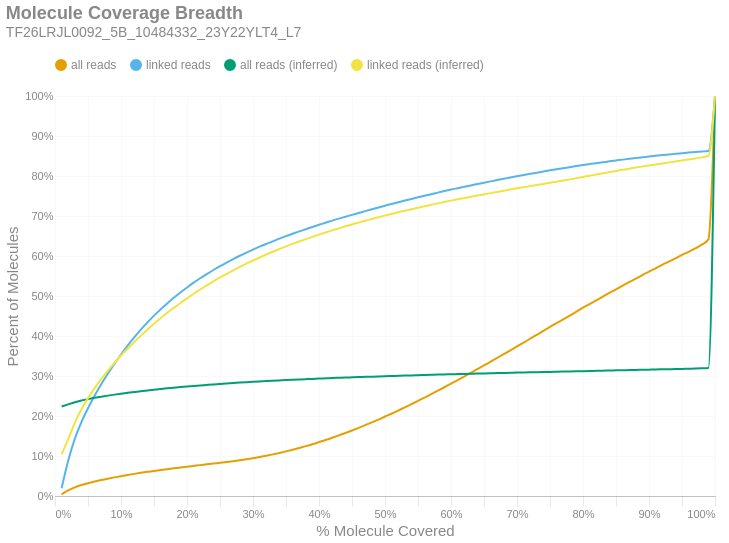

Here is the notebook cell this chart was saved with:
### Markdown cell above
### Molecule Read Coverage
This chart shows molecule coverage breadth as computed by the number of bases aligned to that molecule. In other words, "*how much of each unique long molecule is actually sequenced/aligned?*" Keep in mind there is a distinction between sequences and alignments, since some sequences belonging to a particular molecule may not align well and wouldn't appear in the alignment data. This chart also shows molecule coverage breadth as computed by the *inferred fragment* from which the aligned sequences originate. Unlike read coverage, this calculation takes into account the total insert size, including unsequenced gaps between the forward and reverse reads. Like the previous figures, these are cumulative percents.

### Code cell
if SKIPLR:
    print_html(f"Skipped")
else:
    binned_df = consolidated_hist(valids['coverage_bp'], mask, 0.01, True)
    binned_df_inf = consolidated_hist(valids['coverage_inserts'], mask, 0.01, True)
    binned_df = binned_df.with_columns(pl.lit(binned_df_inf['all reads (cumsum)']).alias('all reads (inferred)'))
    binned_df = binned_df.with_columns(pl.lit(binned_df_inf['linked reads (cumsum)']).alias('linked reads (inferred)'))
    binned_df = binned_df.with_columns(
        (pl.col('bin').cast(pl.Float64) + 0.01).alias('right_edge')
    )

    with SafeRender(binned_df):
        (
            density_plot(binned_df, 'Molecule Coverage Breadth', samplename, 'molcov', ['all reads (inferred)','linked reads (inferred)'])
            .encode(
                #x=alt.X('bin:Q', title="% Molecule Covered").axis(format = '%').scale(padding=0),
                x=alt.X('right_edge:Q', title="% Molecule Covered").axis(format='%').scale(padding=0),
                y=alt.Y('value:Q', title='Percent of Molecules')
                    .axis(format='%')
                    .stack(False)
                    .scale(domainMin=0, padding=0),
                color=alt.Color("key:N").scale(domain = ["all reads", "linked reads", "all reads (inferred)", "linked reads (inferred)"]),
                tooltip = [
                    alt.Tooltip("key:N", title = "Data Type"),
                    alt.Tooltip("range_label:N", title="% Molecule Covered"),
                    alt.Tooltip("value:Q", format = ".2%", title="% Molecules")
                ]
            )
        ).display()

### Figure 1 — Vega-Lite specification as saved in the notebook (floating-point values rounded to 4 significant figures)
{"width": "container", "height": 400, "config": {"title": {"anchor": "start", "dy": -15, "fontSize": 18, "color": "#888888", "subtitleColor": "#888888", "subtitleFontSize": 14}, "arc": {"fill": "#0072B2"}, "axis": {"domainColor": "#888888", "domainWidth": 0.5, "gridWidth": 0.2, "grid": false, "titleFontWeight": 400, "titleFontSize": 15, "labelFontSize": 11, "labelColor": "#888888", "tickColor": "#888888", "tickWidth": 0.2, "titleColor": "#888888"}, "axisBand": {"grid": false}, "axisX": {"grid": true, "tickSize": 10, "domainCap": "round"}, "axisY": {"domain": false, "grid": true, "tickSize": 0, "domainCap": "round"}, "background": "transparent", "header": {"labelFontSize": 15, "labelColor": "#888888", "titleFontSize": 15, "titleFontWeight": 600, "titleColor": "#888888"}, "legend": {"labelFont": "sans-serif", "labelFontSize": 12, "labelColor": "#888888", "symbolSize": 100, "symbolType": "circle", "titleFontSize": 12, "titlePadding": 10, "titleColor": "#888888", "title": null, "orient": "top"}, "range": {"category": ["#E69F00", "#56B4E9", "#009E73", "#F0E442", "#0072B2", "#D55E00", "#CC79A7", "#000000"], "diverging": ["#cfe8f3", "#a2d4ec", "#73bfe2", "#46abdb", "#1696d2", "#12719e"]}, "area": {"fill": "#0072B2", "fillOpacity": 0.7, "line": true, "strokeOpacity": 0.7}, "line": {"color": "#0072B2", "stroke": "#0072B2", "strokeWidth": 2}, "trail": {"color": "#0072B2", "stroke": "#0072B2", "strokeWidth": 0, "size": 1}, "point": {"filled": true, "fillOpacity": 1.0, "size": 95}, "text": {"color": "#888888", "fontSize": 11, "align": "right", "fontWeight": 400, "size": 11}, "bar": {"fill": "#0072B2", "stroke": null}, "view": {"stroke": null, "continuousWidth": 660, "continuousHeight": 400}}, "data": {"name": "data-8baa849e8c79bc5da84a817eef1452cb"}, "mark": {"type": "line", "interpolate": "monotone", "point": {"opacity": 0, "size": 275}}, "encoding": {"color": {"field": "key", "scale": {"domain": ["all reads", "linked reads", "all reads (inferred)", "linked reads (inferred)"]}, "type": "nominal"}, "tooltip": [{"field": "key", "title": "Data Type", "type": "nominal"}, {"field": "range_label", "title": "% Molecule Covered", "type": "nominal"}, {"field": "value", "format": ".2%", "title": "% Molecules", "type": "quantitative"}], "x": {"axis": {"format": "%"}, "field": "right_edge", "scale": {"padding": 0}, "title": "% Molecule Covered", "type": "quantitative"}, "y": {"axis": {"format": "%"}, "field": "value", "scale": {"domainMin": 0, "padding": 0}, "stack": false, "title": "Percent of Molecules", "type": "quantitative"}}, "params": [{"name": "param_c36ac31b6afebe62", "select": {"type": "point", "fields": ["key"]}, "bind": "legend"}], "title": {"text": "Molecule Coverage Breadth", "subtitle": "TF26LRJL0092_5B_10484332_23Y22YLT4_L7"}, "transform": [{"fold": ["all reads (cumsum)", "linked reads (cumsum)", "all reads (inferred)", "linked reads (inferred)"]}, {"calculate": "replace(datum.key, ' (cumsum)', '')", "as": "key"}, {"filter": {"param": "param_c36ac31b6afebe62"}}], "usermeta": {"embedOptions": {"downloadFileName": "TF26LRJL0092_5B_10484332_23Y22YLT4_L7.molcov"}}, "$schema": "https://vega.github.io/schema/vega-lite/v6.4.1.json", "datasets": {"data-8baa849e8c79bc5da84a817eef1452cb": [{"bin": "0.0", "interval": "0.0-0.01", "all reads": 0.004166, "linked reads": 0.01957, "all reads (cumsum)": 0.004166, "linked reads (cumsum)": 0.01957, "range_label": "0.0-0.01", "all reads (inferred)": 0.2236, "linked reads (inferred)": 0.1047, "right_edge": 0.01}, {"bin": "0.01", "interval": "0.01-0.02", "all reads": 0.01003, "linked reads": 0.06884, "all reads (cumsum)": 0.01419, "linked reads (cumsum)": 0.0884, "range_label": "0.01-0.02", "all reads (inferred)": 0.2291, "linked reads (inferred)": 0.1424, "right_edge": 0.02}, {"bin": "0.02", "interval": "0.02-0.03", "all reads": 0.00751, "linked reads": 0.05424, "all reads (cumsum)": 0.0217, "linked reads (cumsum)": 0.1426, "range_label": "0.02-0.03", "all reads (inferred)": 0.2343, "linked reads (inferred)": 0.1829, "right_edge": 0.03}, {"bin": "0.03", "interval": "0.03-0.04", "all reads": 0.005667, "linked reads": 0.04184, "all reads (cumsum)": 0.02737, "linked reads (cumsum)": 0.1845, "range_label": "0.03-0.04", "all reads (inferred)": 0.2385, "linked reads (inferred)": 0.2161, "right_edge": 0.04}, {"bin": "0.04", "interval": "0.04-0.05", "all reads": 0.004658, "linked reads": 0.03478, "all reads (cumsum)": 0.03203, "linked reads (cumsum)": 0.2193, "range_label": "0.04-0.05", "all reads (inferred)": 0.2422, "linked reads (inferred)": 0.2447, "right_edge": 0.05}, {"bin": "0.05", "interval": "0.05-0.06", "all reads": 0.004093, "linked reads": 0.03114, "all reads (cumsum)": 0.03612, "linked reads (cumsum)": 0.2504, "range_label": "0.05-0.06", "all reads (inferred)": 0.2454, "linked reads (inferred)": 0.2698, "right_edge": 0.06}, {"bin": "0.06", "interval": "0.06-0.07", "all reads": 0.003761, "linked reads": 0.02875, "all reads (cumsum)": 0.03988, "linked reads (cumsum)": 0.2792, "range_label": "0.06-0.07", "all reads (inferred)": 0.2483, "linked reads (inferred)": 0.2923, "right_edge": 0.07}, {"bin": "0.07", "interval": "0.07-0.08", "all reads": 0.003433, "linked reads": 0.02647, "all reads (cumsum)": 0.04331, "linked reads (cumsum)": 0.3056, "range_label": "0.07-0.08", "all reads (inferred)": 0.2509, "linked reads (inferred)": 0.313, "right_edge": 0.08}, {"bin": "0.08", "interval": "0.08-0.09", "all reads": 0.003229, "linked reads": 0.02484, "all reads (cumsum)": 0.04654, "linked reads (cumsum)": 0.3305, "range_label": "0.08-0.09", "all reads (inferred)": 0.2534, "linked reads (inferred)": 0.3326, "right_edge": 0.09}, {"bin": "0.09", "interval": "0.09-0.1", "all reads": 0.003057, "linked reads": 0.02335, "all reads (cumsum)": 0.0496, "linked reads (cumsum)": 0.3538, "range_label": "0.09-0.1", "all reads (inferred)": 0.2558, "linked reads (inferred)": 0.3511, "right_edge": 0.1}, {"bin": "0.1", "interval": "0.1-0.11", "all reads": 0.002892, "linked reads": 0.02199, "all reads (cumsum)": 0.05249, "linked reads (cumsum)": 0.3758, "range_label": "0.1-0.11", "all reads (inferred)": 0.2579, "linked reads (inferred)": 0.3682, "right_edge": 0.11}, {"bin": "0.11", "interval": "0.11-0.12", "all reads": 0.002792, "linked reads": 0.02059, "all reads (cumsum)": 0.05529, "linked reads (cumsum)": 0.3964, "range_label": "0.11-0.12", "all reads (inferred)": 0.26, "linked reads (inferred)": 0.3846, "right_edge": 0.12}, {"bin": "0.12", "interval": "0.12-0.13", "all reads": 0.002633, "linked reads": 0.01974, "all reads (cumsum)": 0.05792, "linked reads (cumsum)": 0.4161, "range_label": "0.12-0.13", "all reads (inferred)": 0.262, "linked reads (inferred)": 0.4009, "right_edge": 0.13}, {"bin": "0.13", "interval": "0.13-0.14", "all reads": 0.002422, "linked reads": 0.01778, "all reads (cumsum)": 0.06034, "linked reads (cumsum)": 0.4339, "range_label": "0.13-0.14", "all reads (inferred)": 0.264, "linked reads (inferred)": 0.4159, "right_edge": 0.14}, {"bin": "0.14", "interval": "0.14-0.15", "all reads": 0.002372, "linked reads": 0.01704, "all reads (cumsum)": 0.06271, "linked reads (cumsum)": 0.4509, "range_label": "0.14-0.15", "all reads (inferred)": 0.2658, "linked reads (inferred)": 0.4305, "right_edge": 0.15}, {"bin": "0.15", "interval": "0.15-0.16", "all reads": 0.002228, "linked reads": 0.01565, "all reads (cumsum)": 0.06494, "linked reads (cumsum)": 0.4666, "range_label": "0.15-0.16", "all reads (inferred)": 0.2675, "linked reads (inferred)": 0.4445, "right_edge": 0.16}, {"bin": "0.16", "interval": "0.16-0.17", "all reads": 0.002183, "linked reads": 0.01485, "all reads (cumsum)": 0.06712, "linked reads (cumsum)": 0.4814, "range_label": "0.16-0.17", "all reads (inferred)": 0.2692, "linked reads (inferred)": 0.458, "right_edge": 0.17}, {"bin": "0.17", "interval": "0.17-0.18", "all reads": 0.002094, "linked reads": 0.01394, "all reads (cumsum)": 0.06922, "linked reads (cumsum)": 0.4954, "range_label": "0.17-0.18", "all reads (inferred)": 0.2708, "linked reads (inferred)": 0.4704, "right_edge": 0.18}, {"bin": "0.18", "interval": "0.18-0.19", "all reads": 0.002047, "linked reads": 0.01338, "all reads (cumsum)": 0.07126, "linked reads (cumsum)": 0.5088, "range_label": "0.18-0.19", "all reads (inferred)": 0.2723, "linked reads (inferred)": 0.4825, "right_edge": 0.19}, {"bin": "0.19", "interval": "0.19-0.2", "all reads": 0.002035, "linked reads": 0.01255, "all reads (cumsum)": 0.0733, "linked reads (cumsum)": 0.5213, "range_label": "0.19-0.2", "all reads (inferred)": 0.2737, "linked reads (inferred)": 0.4941, "right_edge": 0.2}, {"bin": "0.2", "interval": "0.2-0.21", "all reads": 0.001944, "linked reads": 0.01201, "all reads (cumsum)": 0.07524, "linked reads (cumsum)": 0.5333, "range_label": "0.2-0.21", "all reads (inferred)": 0.2751, "linked reads (inferred)": 0.5056, "right_edge": 0.21}, {"bin": "0.21", "interval": "0.21-0.22", "all reads": 0.001956, "linked reads": 0.01099, "all reads (cumsum)": 0.0772, "linked reads (cumsum)": 0.5443, "range_label": "0.21-0.22", "all reads (inferred)": 0.2765, "linked reads (inferred)": 0.5162, "right_edge": 0.22}, {"bin": "0.22", "interval": "0.22-0.23", "all reads": 0.00192, "linked reads": 0.01048, "all reads (cumsum)": 0.07912, "linked reads (cumsum)": 0.5548, "range_label": "0.22-0.23", "all reads (inferred)": 0.2777, "linked reads (inferred)": 0.5266, "right_edge": 0.23}, {"bin": "0.23", "interval": "0.23-0.24", "all reads": 0.001964, "linked reads": 0.0102, "all reads (cumsum)": 0.08108, "linked reads (cumsum)": 0.565, "range_label": "0.23-0.24", "all reads (inferred)": 0.279, "linked reads (inferred)": 0.5368, "right_edge": 0.24}, {"bin": "0.24", "interval": "0.24-0.25", "all reads": 0.001996, "linked reads": 0.009635, "all reads (cumsum)": 0.08308, "linked reads (cumsum)": 0.5746, "range_label": "0.24-0.25", "all reads (inferred)": 0.2802, "linked reads (inferred)": 0.5463, "right_edge": 0.25}, {"bin": "0.25", "interval": "0.25-0.26", "all reads": 0.001978, "linked reads": 0.008904, "all reads (cumsum)": 0.08506, "linked reads (cumsum)": 0.5835, "range_label": "0.25-0.26", "all reads (inferred)": 0.2813, "linked reads (inferred)": 0.5554, "right_edge": 0.26}, {"bin": "0.26", "interval": "0.26-0.27", "all reads": 0.002083, "linked reads": 0.008699, "all reads (cumsum)": 0.08714, "linked reads (cumsum)": 0.5922, "range_label": "0.26-0.27", "all reads (inferred)": 0.2824, "linked reads (inferred)": 0.5642, "right_edge": 0.27}, {"bin": "0.27", "interval": "0.27-0.28", "all reads": 0.002286, "linked reads": 0.008338, "all reads (cumsum)": 0.08942, "linked reads (cumsum)": 0.6006, "range_label": "0.27-0.28", "all reads (inferred)": 0.2835, "linked reads (inferred)": 0.5728, "right_edge": 0.28}, {"bin": "0.28", "interval": "0.28-0.29", "all reads": 0.002455, "linked reads": 0.007919, "all reads (cumsum)": 0.09188, "linked reads (cumsum)": 0.6085, "range_label": "0.28-0.29", "all reads (inferred)": 0.2845, "linked reads (inferred)": 0.5811, "right_edge": 0.29}, {"bin": "0.29", "interval": "0.29-0.3", "all reads": 0.002701, "linked reads": 0.007621, "all reads (cumsum)": 0.09458, "linked reads (cumsum)": 0.6161, "range_label": "0.29-0.3", "all reads (inferred)": 0.2854, "linked reads (inferred)": 0.5888, "right_edge": 0.3}, {"bin": "0.3", "interval": "0.3-0.31", "all reads": 0.002909, "linked reads": 0.00729, "all reads (cumsum)": 0.09749, "linked reads (cumsum)": 0.6234, "range_label": "0.3-0.31", "all reads (inferred)": 0.2864, "linked reads (inferred)": 0.5963, "right_edge": 0.31}, {"bin": "0.31", "interval": "0.31-0.32", "all reads": 0.003142, "linked reads": 0.00676, "all reads (cumsum)": 0.1006, "linked reads (cumsum)": 0.6302, "range_label": "0.31-0.32", "all reads (inferred)": 0.2873, "linked reads (inferred)": 0.6037, "right_edge": 0.32}, {"bin": "0.32", "interval": "0.32-0.33", "all reads": 0.003399, "linked reads": 0.006501, "all reads (cumsum)": 0.104, "linked reads (cumsum)": 0.6367, "range_label": "0.32-0.33", "all reads (inferred)": 0.2882, "linked reads (inferred)": 0.6107, "right_edge": 0.33}, {"bin": "0.33", "interval": "0.33-0.34", "all reads": 0.003644, "linked reads": 0.006754, "all reads (cumsum)": 0.1077, "linked reads (cumsum)": 0.6434, "range_label": "0.33-0.34", "all reads (inferred)": 0.289, "linked reads (inferred)": 0.6174, "right_edge": 0.34}, {"bin": "0.34", "interval": "0.34-0.35", "all reads": 0.003952, "linked reads": 0.006305, "all reads (cumsum)": 0.1116, "linked reads (cumsum)": 0.6497, "range_label": "0.34-0.35", "all reads (inferred)": 0.2898, "linked reads (inferred)": 0.624, "right_edge": 0.35}, {"bin": "0.35", "interval": "0.35-0.36", "all reads": 0.004138, "linked reads": 0.005908, "all reads (cumsum)": 0.1158, "linked reads (cumsum)": 0.6556, "range_label": "0.35-0.36", "all reads (inferred)": 0.2906, "linked reads (inferred)": 0.6302, "right_edge": 0.36}, {"bin": "0.36", "interval": "0.36-0.37", "all reads": 0.004394, "linked reads": 0.005869, "all reads (cumsum)": 0.1202, "linked reads (cumsum)": 0.6615, "range_label": "0.36-0.37", "all reads (inferred)": 0.2913, "linked reads (inferred)": 0.6362, "right_edge": 0.37}, {"bin": "0.37", "interval": "0.37-0.38", "all reads": 0.004573, "linked reads": 0.00551, "all reads (cumsum)": 0.1247, "linked reads (cumsum)": 0.667, "range_label": "0.37-0.38", "all reads (inferred)": 0.2921, "linked reads (inferred)": 0.6421, "right_edge": 0.38}, {"bin": "0.38", "interval": "0.38-0.39", "all reads": 0.004821, "linked reads": 0.005489, "all reads (cumsum)": 0.1296, "linked reads (cumsum)": 0.6725, "range_label": "0.38-0.39", "all reads (inferred)": 0.2928, "linked reads (inferred)": 0.6479, "right_edge": 0.39}, {"bin": "0.39", "interval": "0.39-0.4", "all reads": 0.005188, "linked reads": 0.005492, "all reads (cumsum)": 0.1347, "linked reads (cumsum)": 0.678, "range_label": "0.39-0.4", "all reads (inferred)": 0.2935, "linked reads (inferred)": 0.6533, "right_edge": 0.4}, {"bin": "0.4", "interval": "0.4-0.41", "all reads": 0.005241, "linked reads": 0.005176, "all reads (cumsum)": 0.14, "linked reads (cumsum)": 0.6832, "range_label": "0.4-0.41", "all reads (inferred)": 0.2942, "linked reads (inferred)": 0.6587, "right_edge": 0.41}, {"bin": "0.41", "interval": "0.41-0.42", "all reads": 0.005581, "linked reads": 0.005321, "all reads (cumsum)": 0.1456, "linked reads (cumsum)": 0.6885, "range_label": "0.41-0.42", "all reads (inferred)": 0.2948, "linked reads (inferred)": 0.664, "right_edge": 0.42}, {"bin": "0.42", "interval": "0.42-0.43", "all reads": 0.005893, "linked reads": 0.004962, "all reads (cumsum)": 0.1515, "linked reads (cumsum)": 0.6934, "range_label": "0.42-0.43", "all reads (inferred)": 0.2955, "linked reads (inferred)": 0.6691, "right_edge": 0.43}, {"bin": "0.43", "interval": "0.43-0.44", "all reads": 0.006028, "linked reads": 0.004676, "all reads (cumsum)": 0.1575, "linked reads (cumsum)": 0.6981, "range_label": "0.43-0.44", "all reads (inferred)": 0.2961, "linked reads (inferred)": 0.6742, "right_edge": 0.44}, {"bin": "0.44", "interval": "0.44-0.45", "all reads": 0.006323, "linked reads": 0.004676, "all reads (cumsum)": 0.1638, "linked reads (cumsum)": 0.7028, "range_label": "0.44-0.45", "all reads (inferred)": 0.2967, "linked reads (inferred)": 0.679, "right_edge": 0.45}, {"bin": "0.45", "interval": "0.45-0.46", "all reads": 0.006537, "linked reads": 0.004616, "all reads (cumsum)": 0.1703, "linked reads (cumsum)": 0.7074, "range_label": "0.45-0.46", "all reads (inferred)": 0.2973, "linked reads (inferred)": 0.6837, "right_edge": 0.46}, {"bin": "0.46", "interval": "0.46-0.47", "all reads": 0.006679, "linked reads": 0.004676, "all reads (cumsum)": 0.177, "linked reads (cumsum)": 0.7121, "range_label": "0.46-0.47", "all reads (inferred)": 0.2979, "linked reads (inferred)": 0.688, "right_edge": 0.47}, {"bin": "0.47", "interval": "0.47-0.48", "all reads": 0.006864, "linked reads": 0.004571, "all reads (cumsum)": 0.1839, "linked reads (cumsum)": 0.7167, "range_label": "0.47-0.48", "all reads (inferred)": 0.2984, "linked reads (inferred)": 0.6926, "right_edge": 0.48}, {"bin": "0.48", "interval": "0.48-0.49", "all reads": 0.006979, "linked reads": 0.004529, "all reads (cumsum)": 0.1909, "linked reads (cumsum)": 0.7212, "range_label": "0.48-0.49", "all reads (inferred)": 0.299, "linked reads (inferred)": 0.6969, "right_edge": 0.49}, {"bin": "0.49", "interval": "0.49-0.5", "all reads": 0.00785, "linked reads": 0.004622, "all reads (cumsum)": 0.1987, "linked reads (cumsum)": 0.7258, "range_label": "0.49-0.5", "all reads (inferred)": 0.2995, "linked reads (inferred)": 0.7011, "right_edge": 0.5}, {"bin": "0.5", "interval": "0.5-0.51", "all reads": 0.006987, "linked reads": 0.004255, "all reads (cumsum)": 0.2057, "linked reads (cumsum)": 0.7301, "range_label": "0.5-0.51", "all reads (inferred)": 0.3, "linked reads (inferred)": 0.7052, "right_edge": 0.51}, {"bin": "0.51", "interval": "0.51-0.52", "all reads": 0.00791, "linked reads": 0.004161, "all reads (cumsum)": 0.2136, "linked reads (cumsum)": 0.7342, "range_label": "0.51-0.52", "all reads (inferred)": 0.3005, "linked reads (inferred)": 0.7091, "right_edge": 0.52}, {"bin": "0.52", "interval": "0.52-0.53", "all reads": 0.007909, "linked reads": 0.004351, "all reads (cumsum)": 0.2215, "linked reads (cumsum)": 0.7386, "range_label": "0.52-0.53", "all reads (inferred)": 0.301, "linked reads (inferred)": 0.713, "right_edge": 0.53}, {"bin": "0.53", "interval": "0.53-0.54", "all reads": 0.008118, "linked reads": 0.004053, "all reads (cumsum)": 0.2296, "linked reads (cumsum)": 0.7426, "range_label": "0.53-0.54", "all reads (inferred)": 0.3015, "linked reads (inferred)": 0.7169, "right_edge": 0.54}, {"bin": "0.54", "interval": "0.54-0.55", "all reads": 0.008103, "linked reads": 0.004041, "all reads (cumsum)": 0.2377, "linked reads (cumsum)": 0.7467, "range_label": "0.54-0.55", "all reads (inferred)": 0.302, "linked reads (inferred)": 0.7206, "right_edge": 0.55}, {"bin": "0.55", "interval": "0.55-0.56", "all reads": 0.008375, "linked reads": 0.003887, "all reads (cumsum)": 0.2461, "linked reads (cumsum)": 0.7506, "range_label": "0.55-0.56", "all reads (inferred)": 0.3025, "linked reads (inferred)": 0.7244, "right_edge": 0.56}, {"bin": "0.56", "interval": "0.56-0.57", "all reads": 0.0085, "linked reads": 0.003887, "all reads (cumsum)": 0.2546, "linked reads (cumsum)": 0.7544, "range_label": "0.56-0.57", "all reads (inferred)": 0.303, "linked reads (inferred)": 0.728, "right_edge": 0.57}, {"bin": "0.57", "interval": "0.57-0.58", "all reads": 0.008558, "linked reads": 0.004035, "all reads (cumsum)": 0.2632, "linked reads (cumsum)": 0.7585, "range_label": "0.57-0.58", "all reads (inferred)": 0.3035, "linked reads (inferred)": 0.7316, "right_edge": 0.58}, {"bin": "0.58", "interval": "0.58-0.59", "all reads": 0.008693, "linked reads": 0.003815, "all reads (cumsum)": 0.2719, "linked reads (cumsum)": 0.7623, "range_label": "0.58-0.59", "all reads (inferred)": 0.3039, "linked reads (inferred)": 0.7349, "right_edge": 0.59}, {"bin": "0.59", "interval": "0.59-0.6", "all reads": 0.009099, "linked reads": 0.003809, "all reads (cumsum)": 0.281, "linked reads (cumsum)": 0.7661, "range_label": "0.59-0.6", "all reads (inferred)": 0.3043, "linked reads (inferred)": 0.7384, "right_edge": 0.6}, {"bin": "0.6", "interval": "0.6-0.61", "all reads": 0.008669, "linked reads": 0.003472, "all reads (cumsum)": 0.2896, "linked reads (cumsum)": 0.7696, "range_label": "0.6-0.61", "all reads (inferred)": 0.3048, "linked reads (inferred)": 0.7417, "right_edge": 0.61}, {"bin": "0.61", "interval": "0.61-0.62", "all reads": 0.009093, "linked reads": 0.003472, "all reads (cumsum)": 0.2987, "linked reads (cumsum)": 0.7731, "range_label": "0.61-0.62", "all reads (inferred)": 0.3052, "linked reads (inferred)": 0.7449, "right_edge": 0.62}, {"bin": "0.62", "interval": "0.62-0.63", "all reads": 0.009105, "linked reads": 0.00343, "all reads (cumsum)": 0.3078, "linked reads (cumsum)": 0.7765, "range_label": "0.62-0.63", "all reads (inferred)": 0.3056, "linked reads (inferred)": 0.748, "right_edge": 0.63}, {"bin": "0.63", "interval": "0.63-0.64", "all reads": 0.009235, "linked reads": 0.003529, "all reads (cumsum)": 0.3171, "linked reads (cumsum)": 0.78, "range_label": "0.63-0.64", "all reads (inferred)": 0.3061, "linked reads (inferred)": 0.7512, "right_edge": 0.64}, {"bin": "0.64", "interval": "0.64-0.65", "all reads": 0.009231, "linked reads": 0.003279, "all reads (cumsum)": 0.3263, "linked reads (cumsum)": 0.7833, "range_label": "0.64-0.65", "all reads (inferred)": 0.3065, "linked reads (inferred)": 0.7542, "right_edge": 0.65}, {"bin": "0.65", "interval": "0.65-0.66", "all reads": 0.009482, "linked reads": 0.003297, "all reads (cumsum)": 0.3358, "linked reads (cumsum)": 0.7866, "range_label": "0.65-0.66", "all reads (inferred)": 0.3069, "linked reads (inferred)": 0.7572, "right_edge": 0.66}, {"bin": "0.66", "interval": "0.66-0.67", "all reads": 0.009378, "linked reads": 0.003315, "all reads (cumsum)": 0.3452, "linked reads (cumsum)": 0.7899, "range_label": "0.66-0.67", "all reads (inferred)": 0.3072, "linked reads (inferred)": 0.7601, "right_edge": 0.67}, {"bin": "0.67", "interval": "0.67-0.68", "all reads": 0.009546, "linked reads": 0.0033, "all reads (cumsum)": 0.3547, "linked reads (cumsum)": 0.7932, "range_label": "0.67-0.68", "all reads (inferred)": 0.3076, "linked reads (inferred)": 0.7631, "right_edge": 0.68}, {"bin": "0.68", "interval": "0.68-0.69", "all reads": 0.00953, "linked reads": 0.003261, "all reads (cumsum)": 0.3642, "linked reads (cumsum)": 0.7965, "range_label": "0.68-0.69", "all reads (inferred)": 0.308, "linked reads (inferred)": 0.7661, "right_edge": 0.69}, {"bin": "0.69", "interval": "0.69-0.7", "all reads": 0.009783, "linked reads": 0.003011, "all reads (cumsum)": 0.374, "linked reads (cumsum)": 0.7995, "range_label": "0.69-0.7", "all reads (inferred)": 0.3084, "linked reads (inferred)": 0.7692, "right_edge": 0.7}, {"bin": "0.7", "interval": "0.7-0.71", "all reads": 0.009501, "linked reads": 0.002972, "all reads (cumsum)": 0.3835, "linked reads (cumsum)": 0.8024, "range_label": "0.7-0.71", "all reads (inferred)": 0.3088, "linked reads (inferred)": 0.772, "right_edge": 0.71}, {"bin": "0.71", "interval": "0.71-0.72", "all reads": 0.00969, "linked reads": 0.002918, "all reads (cumsum)": 0.3932, "linked reads (cumsum)": 0.8054, "range_label": "0.71-0.72", "all reads (inferred)": 0.3092, "linked reads (inferred)": 0.7747, "right_edge": 0.72}, {"bin": "0.72", "interval": "0.72-0.73", "all reads": 0.009722, "linked reads": 0.002924, "all reads (cumsum)": 0.4029, "linked reads (cumsum)": 0.8083, "range_label": "0.72-0.73", "all reads (inferred)": 0.3095, "linked reads (inferred)": 0.7775, "right_edge": 0.73}, {"bin": "0.73", "interval": "0.73-0.74", "all reads": 0.009737, "linked reads": 0.002987, "all reads (cumsum)": 0.4127, "linked reads (cumsum)": 0.8113, "range_label": "0.73-0.74", "all reads (inferred)": 0.3099, "linked reads (inferred)": 0.7802, "right_edge": 0.74}, {"bin": "0.74", "interval": "0.74-0.75", "all reads": 0.01006, "linked reads": 0.002839, "all reads (cumsum)": 0.4227, "linked reads (cumsum)": 0.8141, "range_label": "0.74-0.75", "all reads (inferred)": 0.3103, "linked reads (inferred)": 0.7831, "right_edge": 0.75}, {"bin": "0.75", "interval": "0.75-0.76", "all reads": 0.009335, "linked reads": 0.002704, "all reads (cumsum)": 0.4321, "linked reads (cumsum)": 0.8168, "range_label": "0.75-0.76", "all reads (inferred)": 0.3106, "linked reads (inferred)": 0.7859, "right_edge": 0.76}, {"bin": "0.76", "interval": "0.76-0.77", "all reads": 0.00957, "linked reads": 0.002683, "all reads (cumsum)": 0.4416, "linked reads (cumsum)": 0.8195, "range_label": "0.76-0.77", "all reads (inferred)": 0.311, "linked reads (inferred)": 0.7886, "right_edge": 0.77}, {"bin": "0.77", "interval": "0.77-0.78", "all reads": 0.009581, "linked reads": 0.002623, "all reads (cumsum)": 0.4512, "linked reads (cumsum)": 0.8221, "range_label": "0.77-0.78", "all reads (inferred)": 0.3114, "linked reads (inferred)": 0.7916, "right_edge": 0.78}, {"bin": "0.78", "interval": "0.78-0.79", "all reads": 0.009587, "linked reads": 0.00271, "all reads (cumsum)": 0.4608, "linked reads (cumsum)": 0.8248, "range_label": "0.78-0.79", "all reads (inferred)": 0.3118, "linked reads (inferred)": 0.7946, "right_edge": 0.79}, {"bin": "0.79", "interval": "0.79-0.8", "all reads": 0.009934, "linked reads": 0.00265, "all reads (cumsum)": 0.4707, "linked reads (cumsum)": 0.8275, "range_label": "0.79-0.8", "all reads (inferred)": 0.3121, "linked reads (inferred)": 0.7977, "right_edge": 0.8}, {"bin": "0.8", "interval": "0.8-0.81", "all reads": 0.009131, "linked reads": 0.002337, "all reads (cumsum)": 0.4799, "linked reads (cumsum)": 0.8298, "range_label": "0.8-0.81", "all reads (inferred)": 0.3125, "linked reads (inferred)": 0.8007, "right_edge": 0.81}, {"bin": "0.81", "interval": "0.81-0.82", "all reads": 0.009235, "linked reads": 0.002228, "all reads (cumsum)": 0.4891, "linked reads (cumsum)": 0.832, "range_label": "0.81-0.82", "all reads (inferred)": 0.3129, "linked reads (inferred)": 0.8038, "right_edge": 0.82}, {"bin": "0.82", "interval": "0.82-0.83", "all reads": 0.009287, "linked reads": 0.002267, "all reads (cumsum)": 0.4984, "linked reads (cumsum)": 0.8343, "range_label": "0.82-0.83", "all reads (inferred)": 0.3133, "linked reads (inferred)": 0.8068, "right_edge": 0.83}, {"bin": "0.83", "interval": "0.83-0.84", "all reads": 0.009281, "linked reads": 0.002294, "all reads (cumsum)": 0.5077, "linked reads (cumsum)": 0.8366, "range_label": "0.83-0.84", "all reads (inferred)": 0.3137, "linked reads (inferred)": 0.8098, "right_edge": 0.84}, {"bin": "0.84", "interval": "0.84-0.85", "all reads": 0.009021, "linked reads": 0.002198, "all reads (cumsum)": 0.5167, "linked reads (cumsum)": 0.8388, "range_label": "0.84-0.85", "all reads (inferred)": 0.3141, "linked reads (inferred)": 0.8127, "right_edge": 0.85}, {"bin": "0.85", "interval": "0.85-0.86", "all reads": 0.009034, "linked reads": 0.002135, "all reads (cumsum)": 0.5257, "linked reads (cumsum)": 0.8409, "range_label": "0.85-0.86", "all reads (inferred)": 0.3145, "linked reads (inferred)": 0.8154, "right_edge": 0.86}, {"bin": "0.86", "interval": "0.86-0.87", "all reads": 0.008805, "linked reads": 0.001957, "all reads (cumsum)": 0.5345, "linked reads (cumsum)": 0.8429, "range_label": "0.86-0.87", "all reads (inferred)": 0.3148, "linked reads (inferred)": 0.8182, "right_edge": 0.87}, {"bin": "0.87", "interval": "0.87-0.88", "all reads": 0.008915, "linked reads": 0.001978, "all reads (cumsum)": 0.5434, "linked reads (cumsum)": 0.8449, "range_label": "0.87-0.88", "all reads (inferred)": 0.3152, "linked reads (inferred)": 0.821, "right_edge": 0.88}, {"bin": "0.88", "interval": "0.88-0.89", "all reads": 0.008683, "linked reads": 0.00187, "all reads (cumsum)": 0.5521, "linked reads (cumsum)": 0.8467, "range_label": "0.88-0.89", "all reads (inferred)": 0.3156, "linked reads (inferred)": 0.8237, "right_edge": 0.89}, {"bin": "0.89", "interval": "0.89-0.9", "all reads": 0.008841, "linked reads": 0.002008, "all reads (cumsum)": 0.561, "linked reads (cumsum)": 0.8488, "range_label": "0.89-0.9", "all reads (inferred)": 0.3159, "linked reads (inferred)": 0.8263, "right_edge": 0.9}, {"bin": "0.9", "interval": "0.9-0.91", "all reads": 0.008183, "linked reads": 0.001731, "all reads (cumsum)": 0.5692, "linked reads (cumsum)": 0.8505, "range_label": "0.9-0.91", "all reads (inferred)": 0.3163, "linked reads (inferred)": 0.8289, "right_edge": 0.91}, {"bin": "0.91", "interval": "0.91-0.92", "all reads": 0.008788, "linked reads": 0.001767, "all reads (cumsum)": 0.5779, "linked reads (cumsum)": 0.8523, "range_label": "0.91-0.92", "all reads (inferred)": 0.3167, "linked reads (inferred)": 0.8314, "right_edge": 0.92}, {"bin": "0.92", "interval": "0.92-0.93", "all reads": 0.007891, "linked reads": 0.001545, "all reads (cumsum)": 0.5858, "linked reads (cumsum)": 0.8538, "range_label": "0.92-0.93", "all reads (inferred)": 0.317, "linked reads (inferred)": 0.8339, "right_edge": 0.93}, {"bin": "0.93", "interval": "0.93-0.94", "all reads": 0.008129, "linked reads": 0.001605, "all reads (cumsum)": 0.594, "linked reads (cumsum)": 0.8554, "range_label": "0.93-0.94", "all reads (inferred)": 0.3174, "linked reads (inferred)": 0.8363, "right_edge": 0.94}, {"bin": "0.94", "interval": "0.94-0.95", "all reads": 0.00868, "linked reads": 0.001572, "all reads (cumsum)": 0.6026, "linked reads (cumsum)": 0.857, "range_label": "0.94-0.95", "all reads (inferred)": 0.3178, "linked reads (inferred)": 0.8385, "right_edge": 0.95}, {"bin": "0.95", "interval": "0.95-0.96", "all reads": 0.007481, "linked reads": 0.001487, "all reads (cumsum)": 0.6101, "linked reads (cumsum)": 0.8585, "range_label": "0.95-0.96", "all reads (inferred)": 0.3182, "linked reads (inferred)": 0.8411, "right_edge": 0.96}, {"bin": "0.96", "interval": "0.96-0.97", "all reads": 0.008727, "linked reads": 0.001409, "all reads (cumsum)": 0.6188, "linked reads (cumsum)": 0.8599, "range_label": "0.96-0.97", "all reads (inferred)": 0.3187, "linked reads (inferred)": 0.8438, "right_edge": 0.97}, {"bin": "0.97", "interval": "0.97-0.98", "all reads": 0.009451, "linked reads": 0.00134, "all reads (cumsum)": 0.6283, "linked reads (cumsum)": 0.8612, "range_label": "0.97-0.98", "all reads (inferred)": 0.3193, "linked reads (inferred)": 0.8466, "right_edge": 0.98}, {"bin": "0.98", "interval": "0.98-0.99", "all reads": 0.01328, "linked reads": 0.001403, "all reads (cumsum)": 0.6416, "linked reads (cumsum)": 0.8626, "range_label": "0.98-0.99", "all reads (inferred)": 0.3201, "linked reads (inferred)": 0.8503, "right_edge": 0.99}, {"bin": "0.99", "interval": "0.99-1.0", "all reads": 0.3584, "linked reads": 0.1374, "all reads (cumsum)": 1.0, "linked reads (cumsum)": 1.0, "range_label": "0.99-1.0", "all reads (inferred)": 1.0, "linked reads (inferred)": 1.0, "right_edge": 1.0}]}}
